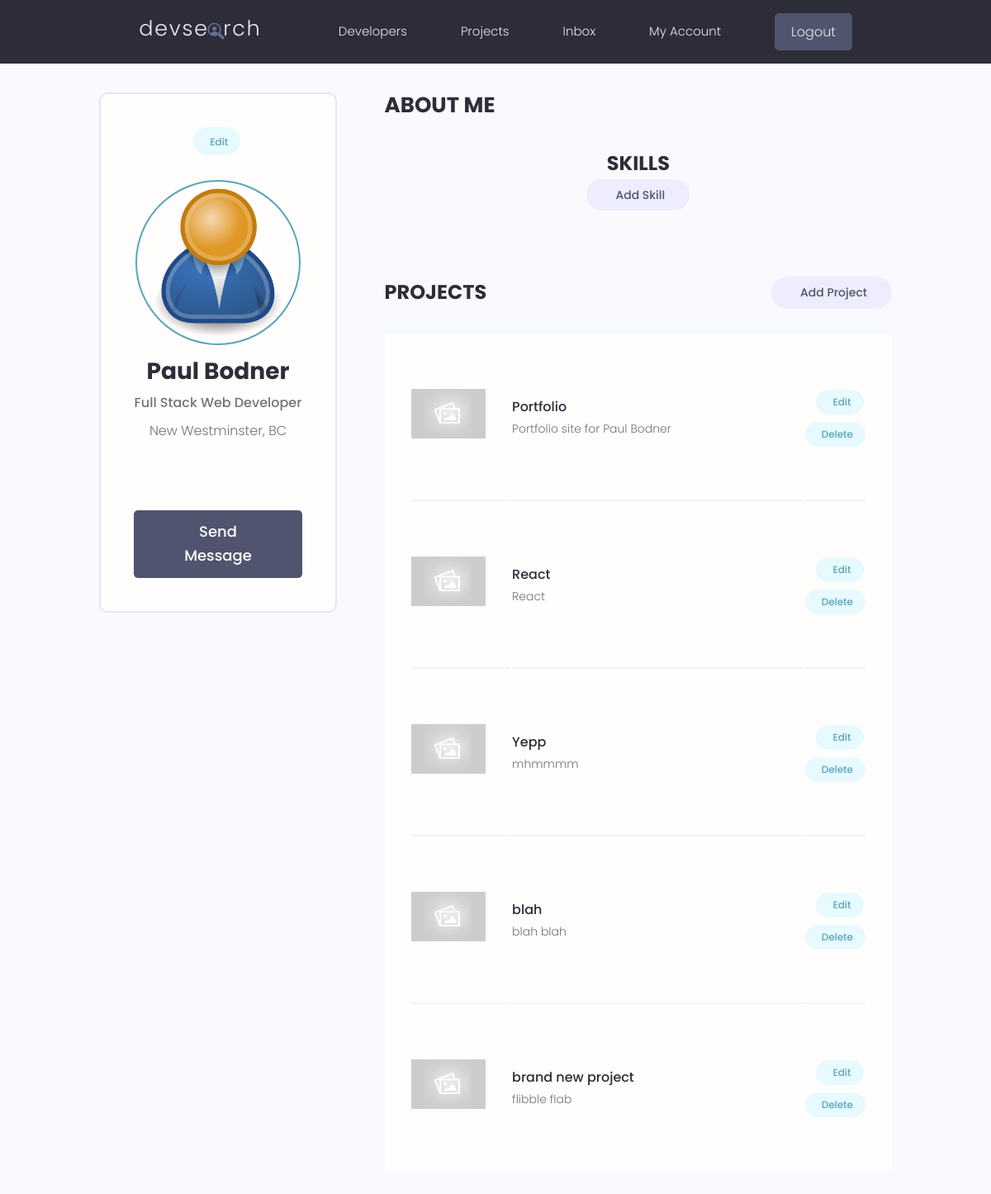
The page /account/ (signed in) on the database as committed earlier.
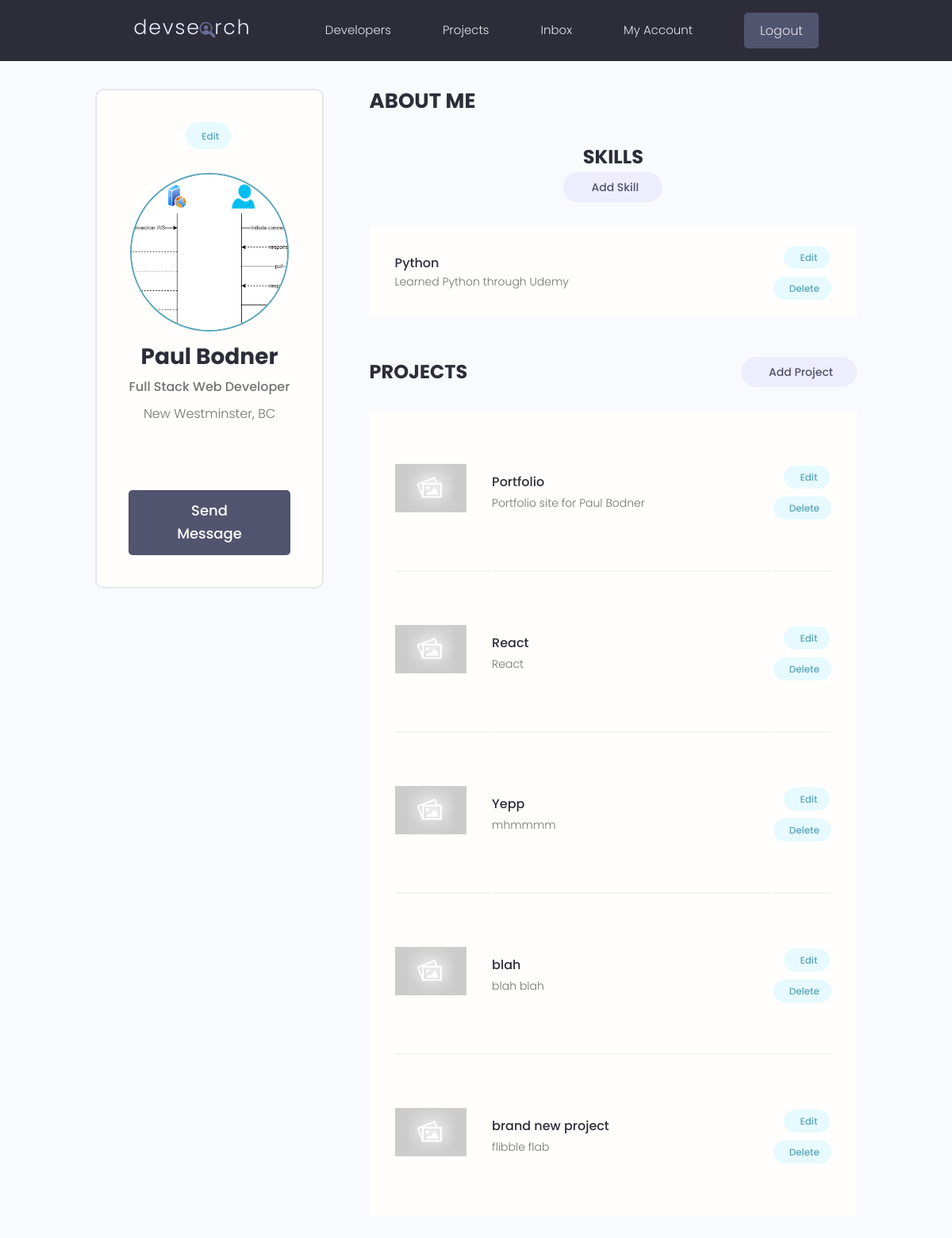
The same page on the database as committed later.
### users/models.py (models this page shows, shortened)
class Profile(models.Model):
  user = models.OneToOneField(User, on_delete=models.CASCADE, null=True, blank=True,)
  name = models.CharField(max_length = 200, blank = True, null = True)
  email = models.EmailField(max_length=500, blank=True, null=True)
  username = models.CharField(max_length = 200, blank = True, null = True)
  username = models.CharField(max_length = 200, blank = True, null = True)
  short_intro = models.CharField(max_length = 200, blank = True, null = True)
  location = models.CharField(max_length = 200, blank = True, null = True)
  bio = models.TextField(max_length=500, blank=True, null=True)
  profile_image = models.ImageField(null = True, blank=True, upload_to='profiles/', default='profiles/user-default.png' )
  social_github = models.CharField(max_length = 200, blank = True, null = True)
  social_linkedIn= models.CharField(max_length = 200, blank = True, null = True)
  social_twitter = models.CharField(max_length = 200, blank = True, null = True)
  social_youtube = models.CharField(max_length = 200, blank = True, null = True)
  social_website = models.CharField(max_length = 200, blank = True, null = True)
  review_count = models.IntegerField(default=0)
  project_count = models.IntegerField(default=0)
  created = models.DateTimeField(auto_now_add=True)
  id = models.UUIDField(default=uuid.uuid4, unique=True, primary_key=True, editable=False)
  @property
  def getProjectData(self):
    projects = self.project_set.all()
    totalVotes = 0
    projectCount = 0
    for project in projects:
      totalVotes += project.vote_total
      projectCount += 1
    self.review_count = totalVotes
    self.project_count= projectCount
    self.save()

class Skill(models.Model):
  owner = models.ForeignKey(Profile, on_delete=models.CASCADE, null=True, blank=True)
  name = models.CharField(max_length=50)
  description = models.TextField(max_length=500, null=True, blank=True)
  created = models.DateTimeField(auto_now_add=True)
  id = models.UUIDField(default=uuid.uuid4, unique=True, primary_key=True, editable=False)

### projects/models.py (models this page shows, shortened)
class Project(models.Model):
  owner = models.ForeignKey(Profile, null=True, blank=True, on_delete=models.SET_NULL)
  title = models.CharField(max_length=200)
  description = models.TextField(null=True, blank=True)
  featured_image = models.ImageField(null=True, blank=True, default='default.jpg')
  demo_link = models.CharField(max_length=2000, null=True, blank=True)
  source_link = models.CharField(max_length=2000, null=True, blank=True)
  tags = models.ManyToManyField('Tag', blank=True)
  vote_total = models.IntegerField(default=0, null=True, blank=True)
  vote_ratio = models.IntegerField(default=0, null=True, blank=True)
  created = models.DateTimeField(auto_now_add=True)
  id = models.UUIDField(default=uuid.uuid4, unique=True, primary_key=True, editable=False)
  class Meta:
    ordering = ['-vote_ratio', '-vote_total', 'title']

### users/views.py (the view)
# urls.py: path('account/', views.userAccount, name='account'),
@login_required(login_url="login")
def userAccount(request):
  profile = request.user.profile
  profile.getProjectData
  context = {
    'profile': profile
    }
  return render(request, 'users/account.html', context)

### users/templates/users/account.html (shortened to what this page needs)
{% extends 'main.html' %}
{% block content %}
<main class="settingsPage profile my-md">
  <div class="container">
    <div class="layout">
      <div class="column column--1of3">
        <div class="card text-center">
          <div class="card__body dev">
            <a class="tag tag--pill tag--main settings__btn" href="{% url 'edit-account' %}"> Edit</a>
            <img class="avatar avatar--xl dev__avatar" src="{{ profile.profile_image.url }}" />
            <h2 class="dev__name">{{ profile.name }}</h2>
            <p class="dev__title">{{ profile.short_intro }}</p>
            <p class="dev__location">{{ profile.location }}</p>
            <ul class="dev__social">
            </ul>
            <a href="#" class="btn btn--sub btn--lg">Send Message </a>
          </div>
        </div>
      </div>
      <div class="column column--2of3">
        <div class="devInfo">
          <h3 class="devInfo__title">About Me</h3>
        </div>
        <div id="skill-form"   class="settings">
          <h3 class="settings__title">Skills</h3>
          {% if  page == 'add-skill' or page == 'edit-skill' %}
            {% if page == 'add-skill' %}
            <form action="{% url 'add-skill' %}" method="POST">
            {% else %}
            <form action="{% url 'edit-skill' skill.id %}" method="POST">
            {% endif %}
            {% csrf_token %}
            {% for field in skill_form %}
            <div id="skill-field" class="form__field">
              <label for="formInput#text">{{ field.label }} </label>
              {{ field }}
            </div>
            {% endfor %}
            <a class="btn btn--sub btn--md  my-md" href="{% url 'account' %}">Cancel</a>
            <input class="btn btn--sub btn--md  my-md" type="submit" value="Submit">
          </form>
          {% else %}
          <a class="tag tag--pill tag--sub settings__btn tag--lg" href="{% url 'add-skill' %}"> Add Skill</a>
          {% endif %}
        </div>
        <table class="settings__table">
          {% for skill in profile.skill_set.all %}
          {% if skill.description %}
          <tr>
            <td class="settings__tableInfo">
              <h4>{{ skill.name }}</h4>
              <p>
                {{ skill.description|slice:"150" }}
              </p>
            </td>
            <td class="settings__tableActions">
              <a class="tag tag--pill tag--main settings__btn" href="{% url 'edit-skill' skill.id %}"> Edit</a>
              <a class="tag tag--pill tag--main settings__btn" href="{% url 'delete-skill' skill.id %}">
                Delete</a>
            </td>
          </tr>
          {% endif %}
          {% endfor %}
        </table>
        <div class="settings">
          <h3 class="settings__title">Projects</h3>
          <a class="tag tag--pill tag--sub settings__btn tag--lg" href="{% url 'create-project' %}"> Add Project</a>
        </div>
        <table class="settings__table">
          {% for project in profile.project_set.all %}
          <tr>
            <td class="settings__thumbnail">
              <a href="{% url 'project' project.id %}"><img src="{{ project.featured_image.url }}" alt="Project Thumbnail" /></a>
            </td>
            <td class="settings__tableInfo">
              <a href="{% url 'project' project.id %}">{{ project.title }}</a>
              <p>
                {{ project.description|slice:"150" }}
              </p>
            </td>
            <td class="settings__tableActions">
              <a class="tag tag--pill tag--main settings__btn" href="{% url 'update-project' project.id %}"> Edit</a>
              <a class="tag tag--pill tag--main settings__btn" href="{% url 'delete-project' project.id %}">
                Delete</a>
            </td>
          </tr>
          {% endfor %}
        </table>
      </div>
    </div>
  </div>
</main>
{% endblock content %}

Rows that differ between the two databases and show on the page:
changed Profile "Paul Bodner": profile_image: picture added in place of a placeholder
added Skill: name "Python", description "Learned Python through Udemy"
